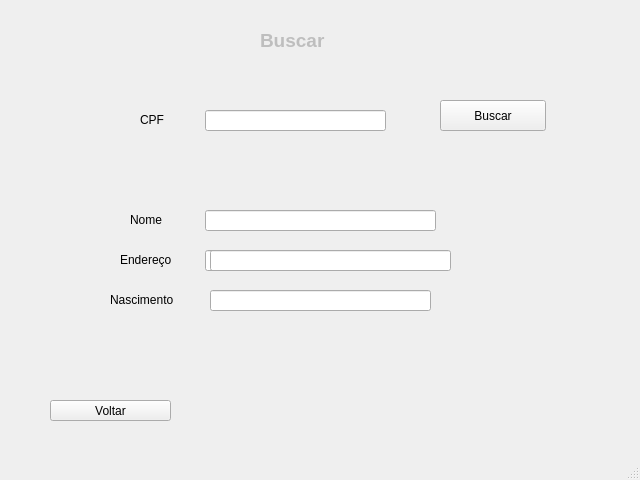
<?xml version="1.0" encoding="UTF-8"?>
<ui version="4.0">
 <class>MainWindow</class>
 <widget class="QMainWindow" name="MainWindow">
  <property name="geometry">
   <rect>
    <x>0</x>
    <y>0</y>
    <width>640</width>
    <height>480</height>
   </rect>
  </property>
  <property name="windowTitle">
   <string>MainWindow</string>
  </property>
  <widget class="QWidget" name="centralwidget">
   <widget class="QLabel" name="Cadastro">
    <property name="enabled">
     <bool>false</bool>
    </property>
    <property name="geometry">
     <rect>
      <x>260</x>
      <y>20</y>
      <width>100</width>
      <height>41</height>
     </rect>
    </property>
    <property name="maximumSize">
     <size>
      <width>100</width>
      <height>200</height>
     </size>
    </property>
    <property name="font">
     <font>
      <pointsize>14</pointsize>
      <weight>75</weight>
      <bold>true</bold>
     </font>
    </property>
    <property name="text">
     <string>Buscar</string>
    </property>
   </widget>
   <widget class="QLineEdit" name="lineEdit">
    <property name="geometry">
     <rect>
      <x>205</x>
      <y>210</y>
      <width>231</width>
      <height>21</height>
     </rect>
    </property>
   </widget>
   <widget class="QLabel" name="label">
    <property name="geometry">
     <rect>
      <x>130</x>
      <y>210</y>
      <width>63</width>
      <height>20</height>
     </rect>
    </property>
    <property name="text">
     <string>Nome</string>
    </property>
   </widget>
   <widget class="QLineEdit" name="lineEdit_2">
    <property name="geometry">
     <rect>
      <x>205</x>
      <y>250</y>
      <width>241</width>
      <height>21</height>
     </rect>
    </property>
    <property name="text">
     <string/>
    </property>
   </widget>
   <widget class="QLabel" name="label_2">
    <property name="geometry">
     <rect>
      <x>120</x>
      <y>250</y>
      <width>71</width>
      <height>20</height>
     </rect>
    </property>
    <property name="text">
     <string>Endereço</string>
    </property>
   </widget>
   <widget class="QLineEdit" name="lineEdit_3">
    <property name="geometry">
     <rect>
      <x>205</x>
      <y>110</y>
      <width>181</width>
      <height>21</height>
     </rect>
    </property>
   </widget>
   <widget class="QLabel" name="label_3">
    <property name="geometry">
     <rect>
      <x>140</x>
      <y>110</y>
      <width>51</width>
      <height>20</height>
     </rect>
    </property>
    <property name="text">
     <string>CPF</string>
    </property>
   </widget>
   <widget class="QLineEdit" name="lineEdit_4">
    <property name="geometry">
     <rect>
      <x>210</x>
      <y>290</y>
      <width>221</width>
      <height>21</height>
     </rect>
    </property>
   </widget>
   <widget class="QLabel" name="label_4">
    <property name="geometry">
     <rect>
      <x>110</x>
      <y>290</y>
      <width>91</width>
      <height>20</height>
     </rect>
    </property>
    <property name="text">
     <string>Nascimento</string>
    </property>
   </widget>
   <widget class="QPushButton" name="pushButton">
    <property name="geometry">
     <rect>
      <x>440</x>
      <y>100</y>
      <width>106</width>
      <height>31</height>
     </rect>
    </property>
    <property name="text">
     <string>Buscar</string>
    </property>
   </widget>
   <widget class="QLineEdit" name="lineEdit_5">
    <property name="geometry">
     <rect>
      <x>210</x>
      <y>250</y>
      <width>241</width>
      <height>21</height>
     </rect>
    </property>
    <property name="text">
     <string/>
    </property>
   </widget>
   <widget class="QPushButton" name="pushButton_2">
    <property name="geometry">
     <rect>
      <x>50</x>
      <y>400</y>
      <width>121</width>
      <height>21</height>
     </rect>
    </property>
    <property name="text">
     <string>Voltar</string>
    </property>
   </widget>
  </widget>
  <widget class="QStatusBar" name="statusbar"/>
 </widget>
 <resources/>
 <connections/>
</ui>
